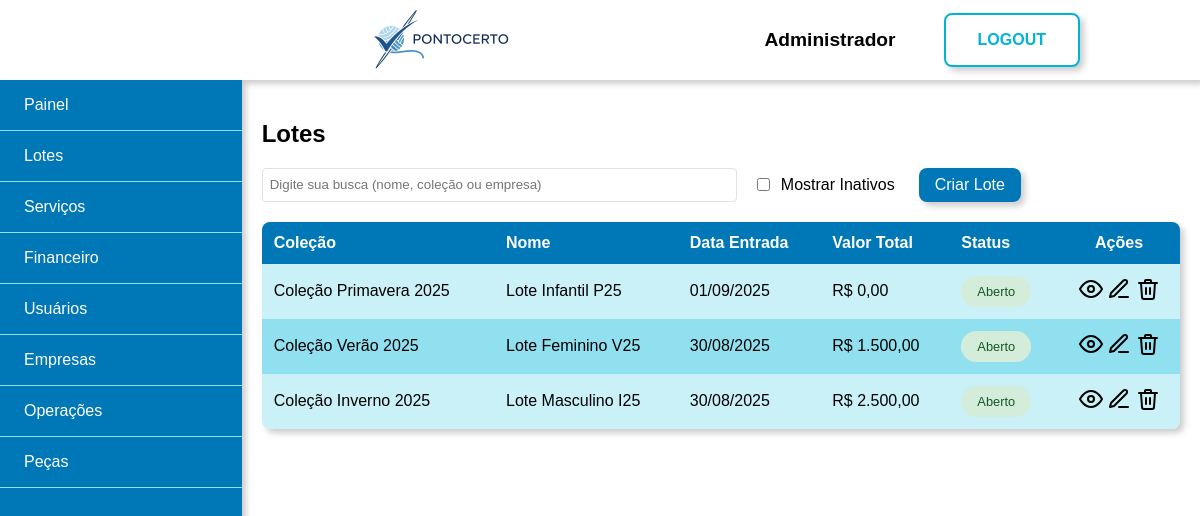
/admin/lotes (signed in), run on the app's committed database.
### tables this page shows
CREATE TABLE usuarios (
    id int PRIMARY KEY AUTO_INCREMENT,
    tipo enum('admin', 'costureira') NOT NULL DEFAULT 'costureira',
    nome varchar(50) NOT NULL,
    cpf varchar(11) NOT NULL UNIQUE,
    email varchar(250) NOT NULL UNIQUE,
    telefone varchar(11) NOT NULL,
    cep varchar(8) NOT NULL,
    logradouro varchar(250),
    complemento varchar(50),
    cidade varchar(100),
    tipo_chave_pix enum('cpf', 'cnpj', 'email', 'telefone', 'aleatoria') DEFAULT 'cpf',
    chave_pix varchar(250),
    senha varchar(255) NOT NULL,
    banco int NULL DEFAULT 0,
    agencia INT NULL DEFAULT 0,
    conta INT NULL DEFAULT 0,
    especialidade_id INT NOT NULL DEFAULT 2,
    ativo TINYINT DEFAULT 1,
    created_at TIMESTAMP DEFAULT CURRENT_TIMESTAMP,
    updated_at TIMESTAMP DEFAULT CURRENT_TIMESTAMP ON UPDATE CURRENT_TIMESTAMP
 );

CREATE TABLE lotes (
    id INT PRIMARY KEY AUTO_INCREMENT,
    empresa_id VARCHAR(50) NOT NULL,
    colecao VARCHAR(100) NOT NULL,
    nome VARCHAR(100) NOT NULL,
    observacao TEXT,
    data_entrada DATE NOT NULL,
    data_entrega DATE,
    valor_total DECIMAL(12, 2) DEFAULT 0.00,
    status ENUM('Aberto', 'Entregue', 'Cancelado') DEFAULT 'Aberto',
    anexos VARCHAR(500),
    ativo TINYINT DEFAULT 1,
    created_at TIMESTAMP DEFAULT CURRENT_TIMESTAMP,
    updated_at TIMESTAMP DEFAULT CURRENT_TIMESTAMP ON UPDATE CURRENT_TIMESTAMP
);

### views/admin/lotes.php (the view, shortened to what the rows shown need)
<div class="conteudo flex">
    <div class="conteudo-tabela">
    <h2>Lotes</h2>
        <div class="tabela">
            <table cellspacing='0' class="redondinho shadow filter" >
                <thead>
                    <tr>
                        <th class="ae">Coleção</th>
                        <th class="ae">Nome</th>
                        <th class="ae">Data Entrada</th>
                        <th class="ae">Valor Total</th>
                        <th class="ae">Status</th>
                        <th class="ac">Ações</th>
                    </tr>
                </thead>
                <tbody>
                    <?php if (empty($listaLotes)): ?>
                        <tr>
                            <td colspan="8" class="ac">Nenhum lote encontrado</td>
                        </tr>
                    <?php else: ?>
                        <?php foreach ($listaLotes as $lote): ?>
                            <tr class="linha-filter" data-ativo="<?= $lote['ativo'] ? '1' : '0' ?>">
                                <td class="ae"><?= htmlspecialchars($lote['colecao']) ?></td>
                                <td class="ae"><?= htmlspecialchars($lote['nome']) ?></td>
                                <td class="ae"><?= date('d/m/Y', strtotime($lote['data_entrada'])) ?></td>
                                <td class="ae">R$ <?= number_format($lote['valor_total'], 2, ',', '.') ?></td>
                                <td class="ae">
                                    <span class="status-badge <?= match($lote['status']) {
                                        'Aberto'    => 'active',
                                        'Entregue'  => 'completed',
                                        'Cancelado' => 'inactive',
                                    } ?>">
                                        <?= htmlspecialchars($lote['status']) ?>
                                    </span>
                                </td>
                                <td class="ac">
                                    <a href="<?= BASE_URL ?>admin/visualizar-lote?id=<?= $lote['id'] ?>" title="Visualizar">
                                        <img class="icone" src="<?= ASSETS_URL ?>icones/visualizar.svg" alt="visualizar">
                                    </a>
                                    <a href="<?= BASE_URL ?>admin/editar-lote?id=<?= $lote['id'] ?>" title="Editar lote">                                        <img class="icone" src="<?= ASSETS_URL ?>icones/editar.svg" alt="Editar lote">
                                    </a>
                                    <?php if ($lote['status'] === 'Aberto'): ?>
                                        <a href="<?= BASE_URL ?>admin/remover-lote?id=<?= $lote['id'] ?>"
                                           onclick="return confirm('Tem certeza que deseja remover este lote?')"
                                           title="Remover Lote">
                                            <img class="icone" src="<?= ASSETS_URL ?>icones/remover.svg" alt="remover">
                                        </a>
                                    <?php else: ?>
                                        <span class="icone-disabled" title="Lote não pode ser removido">
                                            <img class="icone" src="<?= ASSETS_URL ?>icones/remover.svg" alt="remover" style="opacity: 0.3;">
                                        </span>
                                    <?php endif; ?>
                                </td>
                            </tr>
                        <?php endforeach; ?>
                    <?php endif; ?>
                </tbody>
            </table>
        </div>
    </div>
</div>

### views/shared/header.php (shortened to what the rows shown need)
<!DOCTYPE html>
<html lang="pt-BR">
<head>
    <link rel="stylesheet" href="<?php echo ASSETS_URL?>css/style.css">
</head>
<body>
    <?php if ($login ?? false): ?>
        <div class="principal azul flex center">
    <?php else: ?>
        <div class="principal">
            <?php if ($usuarioLogado ?? false): ?>
                <div class="topo flex h-center shadow">
                    <a class="imagem-topo" href="<?= $dashboardLink ?>">
                        <img src="<?php echo ASSETS_URL?>img/banner.png" alt="banner">
                    </a>
                    <span class="flex l-gap v-center">
                        <span class="nome-usuario"><?= htmlspecialchars($nomeUsuario) ?></span>
                        <a href="<?= BASE_URL ?>logout" class="botao-grande">LOGOUT</a>
                    </span>
                </div>
            <?php endif; ?>
    <?php endif; ?>

### data on the page
usuarios: nome "Administrador"
lotes: colecao "Coleção Primavera 2025", nome "Lote Infantil P25", data_entrada "01/09/2025", valor_total "0,00", status "Aberto"
lotes: colecao "Coleção Verão 2025", nome "Lote Feminino V25", data_entrada "30/08/2025", valor_total "1.500,00", status "Aberto"
lotes: colecao "Coleção Inverno 2025", nome "Lote Masculino I25", data_entrada "30/08/2025", valor_total "2.500,00", status "Aberto"

### other printed values
$item['label'] "Painel"
$item['label'] "Lotes"
$item['label'] "Serviços"
$item['label'] "Financeiro"
$item['label'] "Usuários"
$item['label'] "Empresas"
$item['label'] "Operações"
$item['label'] "Peças"
